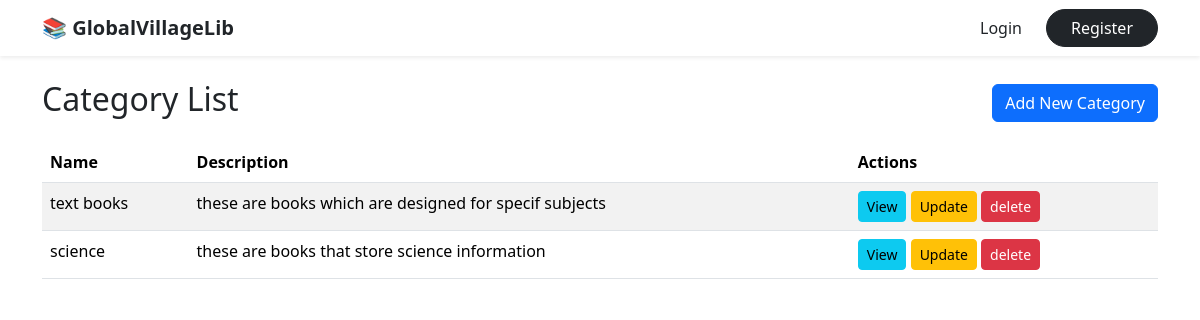
Screenshot of /books/category_list/ with the database file from the repository.
### books/models.py (models this page shows, shortened)
class Category(models.Model):
    name = models.CharField(max_length=64)
    description = models.TextField(blank=True, null=True)
    class Meta:
        verbose_name_plural = "Categories"

### books/views.py (the view)
# urls.py: path("category_list/", views.category_list, name="category_list"),
def category_list(request):
    categories = Category.objects.all()
    return render(request, "books/category_list.html", {"categories": categories})

### books/templates/books/category_list.html
{% extends "users/base.html" %}
{% block content %}
    <div class="d-flex justify-content-between align-items-center mb-3">
        <h2>Category List</h2>
        <a href="{%url 'create_categories' %}" class="btn btn-primary">Add New Category</a>
    </div>
    {% if categories %}
    <table class="table table-striped">
        <thead>
            <tr>
                <th>Name</th>
                <th>Description</th>
                <th>Actions</th>
            </tr>
        </thead>
        <tbody>
            {% for category in categories %}
            <tr>
                <td>{{ category.name }}</td>
                <td>{{ category.description }}</td>
                <td>
                    <a href="{% url 'category_detail' category.pk %}" class="btn btn-sm btn-info">View</a>
                    <a href="{% url 'category_update' category.pk %}" class="btn btn-sm btn-warning">Update</a>
                    <a href="{% url 'category_delete' category.pk %}" class="btn btn-sm btn-danger">delete</a>
                </td>
            </tr>
            {% endfor %}
        </tbody>
    </table>
    {% endif %}
{% endblock %}

### rows the page displays
Category: name "text books", description "these are books which are designed for specif subjects"
Category: name "science", description "these are books that store science information"
